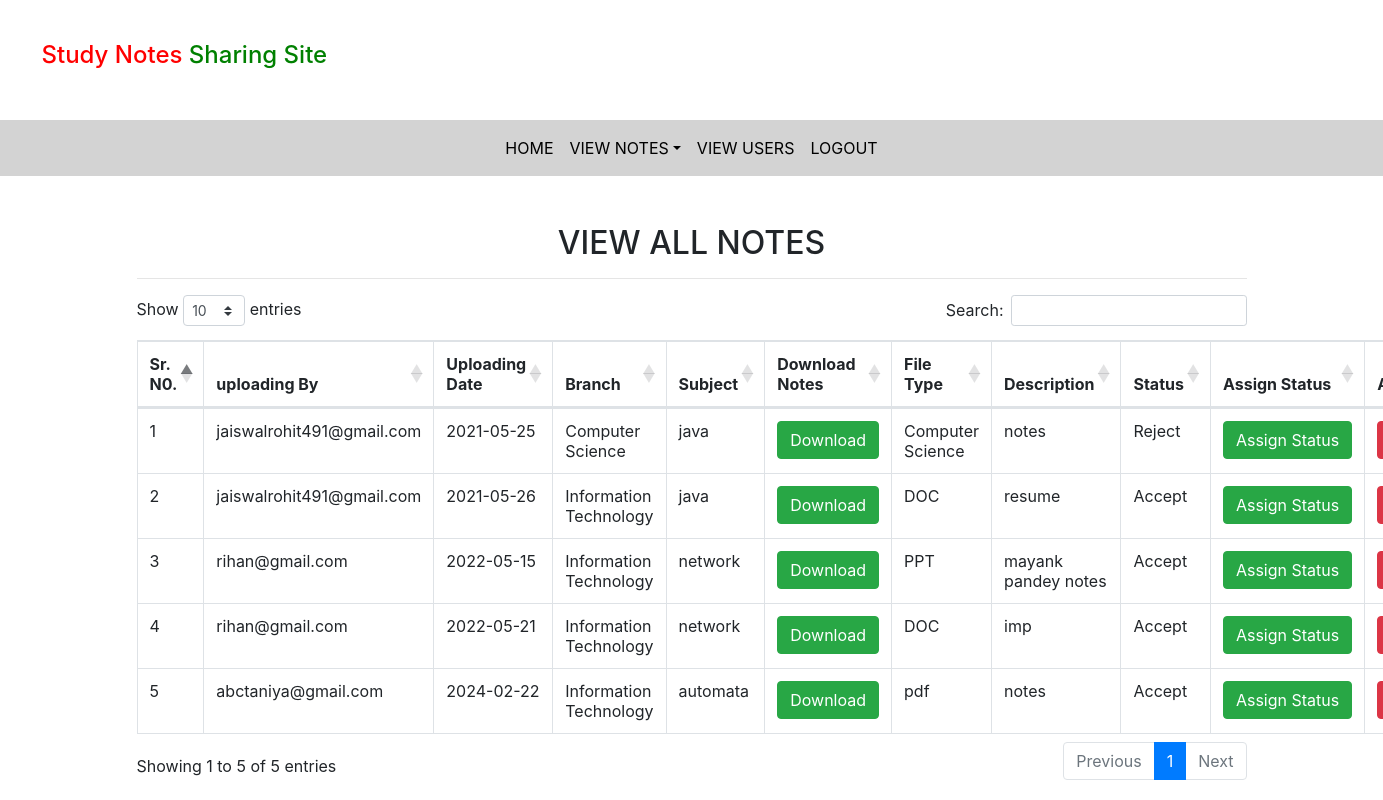
Page /all_notes (signed in) on the committed database.
### notes/models.py (models this page shows, shortened)
class Notes(models.Model):
    user = models.ForeignKey(User, on_delete=models.CASCADE)
    uploadingdate = models.CharField(max_length=30)
    branch = models.CharField(max_length=30)
    subject = models.CharField(max_length=30,)
    notesfile = models.FileField(null=True)
    filetype = models.CharField(max_length=30,)
    description = models.CharField(max_length=200, null=True)
    status=models.CharField(max_length=15,)

### notes/views.py (the view)
# urls.py: path('all_notes',all_notes,name='all_notes'),
def all_notes(request):
    if not request.user.is_authenticated:
        return redirect('login_admin')
    notes = Notes.objects.all()
    d = {'notes':notes}
    return render(request,'all_notes.html',d)

### notes/templates/all_notes.html (shortened to what this page needs)
{% extends 'admin_nav.html' %}
{% load static %}
{% block body %}
<link rel="stylesheet" href="https://cdnjs.cloudflare.com/ajax/libs/twitter-bootstrap/4.5.2/css/bootstrap.css">
<link rel="stylesheet" href="https://cdn.datatables.net/1.10.24/css/dataTables.bootstrap4.min.css">
<div class="container mt-5">
    <h2 class="text-center">VIEW ALL NOTES</h2>
    <HR>
    <table class="table table-bordered" id="example">
       <thead>
           <tr>
               <th>Sr. N0.</th>
               <th>uploading By</th>
               <th>Uploading Date</th>
               <th>Branch</th>
               <th>Subject</th>
               <th>Download Notes</th>
               <th>File Type</th>
               <th>Description</th>
               <th>Status</th>
               <th>Assign Status</th>
               <th>Action</th>
           </tr>
       </thead>
       <tbody>
           {% for i in notes %}
           <tr>
               <td>{{forloop.counter}}</td>
               <td>{{i.user.username}}</td>
               <td>{{i.uploadingdate}}</td>
               <td>{{i.branch}}</td>
               <td>{{i.subject}}</td>
               <td><a href="{{i.notesfile.url}}" class="btn btn-success" download>Download</a></td>
               <td>{{i.filetype}}</td>
               <td>{{i.description}}</td>
               <td>{{i.status}}</td>
               <td><a href="{% url 'assign_status' i.id %}" class = "btn btn-success">Assign&nbsp;Status</a></td>
               <td><a href="{% url 'delete_notes' i.id %}" class = "btn btn-danger" onclick="return confirm('Are you sure?')">Delete</a></td>
           </tr>
           {% endfor %}
        </tbody>
   </table>
</div>
{% endblock %}

### notes/templates/admin_nav.html (shortened to what this page needs)
<html lang="en">
<head>
    {% load static %}
  <link rel="stylesheet" href="https://maxcdn.bootstrapcdn.com/bootstrap/4.3.1/css/bootstrap.min.css">
  <link rel="stylesheet" href="https://use.fontawesome.com/releases/v5.6.3/css/all.css"></head>
  <link rel="stylesheet" href="{% static 'css/mystyle.css'%}">
</head>
<body>
<h4 style = "padding : 3%"><span style="color:red">Study Notes</span><span style="color:green"> Sharing Site</span></h4>
<nav class=" navbar navbar-expand-sm justify-content-center" style = "background-color: lightgrey;">
<ul class="navbar-nav">
  <li class="navbar-item">
      <a class="nav-link" href="{% url 'admin_home' %}">HOME</a>
  </li>
  <li class="nav-item dropdown">
    <a  class="nav-link dropdown-toggle" href="#" data-toggle="dropdown">VIEW NOTES</a>
  </li>
  <li class="navbar-item">
    <a class="nav-link" href="{% url 'view_users' %}">VIEW USERS</a>
  </li>
  <li class="navbar-item">
    <a class="nav-link" href="{% url 'logout' %}">LOGOUT</a>
  </li>
</ul>
</nav>
</body>
</html>
{% block body %}
{% endblock %}

### notes/static/css/mystyle.css (style rules this page uses)
.nav-link { color : black }

### rows in the picture
Notes: user.username "jaiswalrohit491@gmail.com", uploadingdate "2021-05-25", branch "Computer Science", subject "java", filetype "Computer Science", description "notes", status "Reject"
Notes: user.username "jaiswalrohit491@gmail.com", uploadingdate "2021-05-26", branch "Information Technology", subject "java", filetype "DOC", description "resume", status "Accept"
Notes: user.username "rihan@gmail.com", uploadingdate "2022-05-15", branch "Information Technology", subject "network", filetype "PPT", description "mayank pandey notes", status "Accept"
Notes: user.username "rihan@gmail.com", uploadingdate "2022-05-21", branch "Information Technology", subject "network", filetype "DOC", description "imp", status "Accept"
Notes: user.username "abctaniya@gmail.com", uploadingdate "2024-02-22", branch "Information Technology", subject "automata", filetype "pdf", description "notes", status "Accept"
